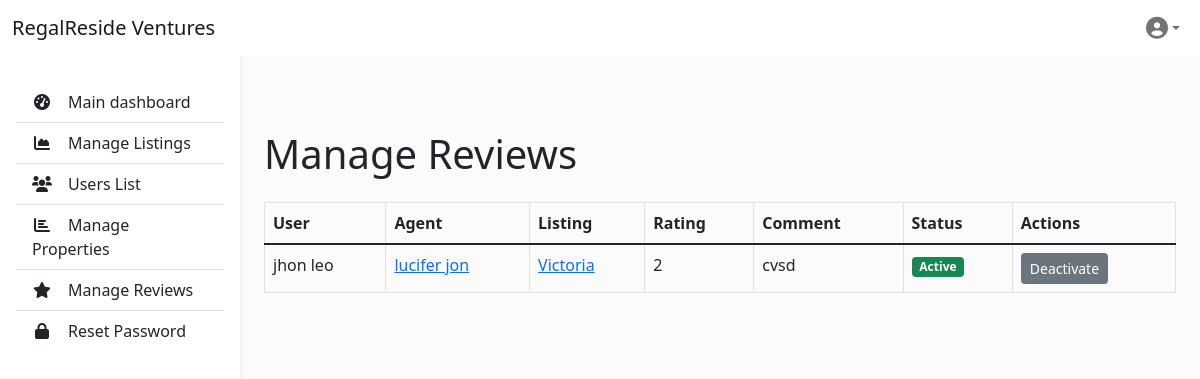
Page /adminpanel/Review on the committed database.
### adminpanel/models.py (models this page shows, shortened)
class Review(models.Model):
    RATING_CHOICES = [(i, str(i)) for i in range(1, 6)]
    listing = models.ForeignKey(Listing, related_name='reviews', on_delete=models.CASCADE)
    user = models.ForeignKey(User, on_delete=models.CASCADE)
    rating = models.PositiveIntegerField(choices=RATING_CHOICES, default=1)
    comment = models.TextField(null=True, blank=True)
    created_at = models.DateTimeField(auto_now_add=True)
    is_active = models.BooleanField(default=True)

class Listing(models.Model):
    PROPERTY_TYPE = [
        ('House', 'House'),
        ('Apartment', 'Apartment'),
        ('Condo', 'Condo'),
    ]
    LISTING_TYPE = [
        ('Rent', 'Rent'),
        ('Sale', 'Sale'),
        ('Lease', 'Lease')
    ]
    title = models.CharField(max_length=200)
    description = models.TextField()
    price = models.DecimalField(max_digits=10, decimal_places=2)
    location = models.CharField(max_length=200)
    property_type = models.CharField(max_length=50, choices=PROPERTY_TYPE)
    listing_type = models.CharField(max_length=10, choices=LISTING_TYPE, null=True)
    bedrooms = models.IntegerField()
    bathrooms = models.IntegerField()
    square_feet = models.IntegerField()
    image = models.ImageField(upload_to='listing/')
    listing_date = models.DateTimeField(auto_now_add=True)
    agent = models.ForeignKey(Profile, on_delete=models.CASCADE)
    is_active = models.BooleanField(default=True)

class Profile(models.Model):
    user = models.OneToOneField(User, on_delete=models.CASCADE)
    name = models.CharField(max_length=100, blank=True, null=True)
    email = models.EmailField(blank=True, null=True)
    phone = models.CharField(max_length=15, blank=True, null=True)
    about = models.TextField(blank=True, null=True)
    profile_image = models.ImageField(upload_to='profile_images/', blank=True, null=True)
    id_proof = models.FileField(upload_to='id_proofs/', blank=True, null=True)
    saved_search = models.JSONField(blank=True, null=True)
    is_agent = models.BooleanField(default=False)
    is_active = models.BooleanField(default=True)

### adminpanel/views.py (the view)
# urls.py: path('Review',list_reviews,name='manage_reviews'),
def list_reviews(request):
    reviews = Review.objects.all()
    return render(request, 'adminpanel/manage_reviews.html', {'reviews': reviews})

### adminpanel/templates/adminpanel/manage_reviews.html (shortened to what this page needs)
{% extends "adminpanel/admin_base.html" %}
{% block content %}
<div class="container mt-5">
    <h1 class="my-4">Manage Reviews</h1>
    <table class="table table-bordered">
        <thead>
            <tr>
                <th>User</th>
                <th>Agent</th>
                <th>Listing</th>
                <th>Rating</th>
                <th>Comment</th>
                <th>Status</th>
                <th>Actions</th>
            </tr>
        </thead>
        <tbody>
            {% for review in reviews %}
            <tr>
                <td>{{ review.user.get_full_name }}</td>
                <td>
                    {% if review.listing.agent %}
                        <a href="{% url 'adminpanel:user_details' review.user.id %}">
                            {{ review.listing.agent.user.get_full_name }}
                        </a>
                    {% else %}
                        N/A
                    {% endif %}
                </td>
                <td>
                    {% if review.listing %}
                        <a href="{% url 'adminpanel:view_property' review.listing.id %}">{{ review.listing.title }}</a>
                    {% else %}
                        N/A
                    {% endif %}
                </td>
                <td>{{ review.rating }}</td>
                <td>{{ review.comment }}</td>
                <td>
                    {% if review.is_active %}
                        <span class="badge bg-success">Active</span>
                    {% else %}
                        <span class="badge bg-danger">Inactive</span>
                    {% endif %}
                </td>
                <td>
                    {% if review.is_active %}
                    <form action="{% url 'adminpanel:deactivate_review' review.id %}" method="post" style="display:inline;">
                        <button type="submit" class="btn btn-secondary btn-sm" onclick="return confirm('Are you sure you want to deactivate this review?');">Deactivate</button>
                    </form>
                    {% else %}
                    <form action="{% url 'adminpanel:activate_review' review.id %}" method="post" style="display:inline;">
                        {% csrf_token %}
                        <button type="submit" class="btn btn-primary btn-sm" onclick="return confirm('Are you sure you want to activate this review?');">Activate</button>
                    </form>
                    {% endif %}
                </td>
            </tr>
            {% endfor %}
        </tbody>
    </table>
</div>
{% endblock %}

### adminpanel/templates/adminpanel/admin_base.html (style rules this page uses)
body { background-color: #fbfbfb; }

### rows in the picture
Review: user.get_full_name "jhon leo", listing.agent.user.get_full_name "lucifer jon", listing "Victoria", rating "2", comment "cvsd", is_active "Active"
